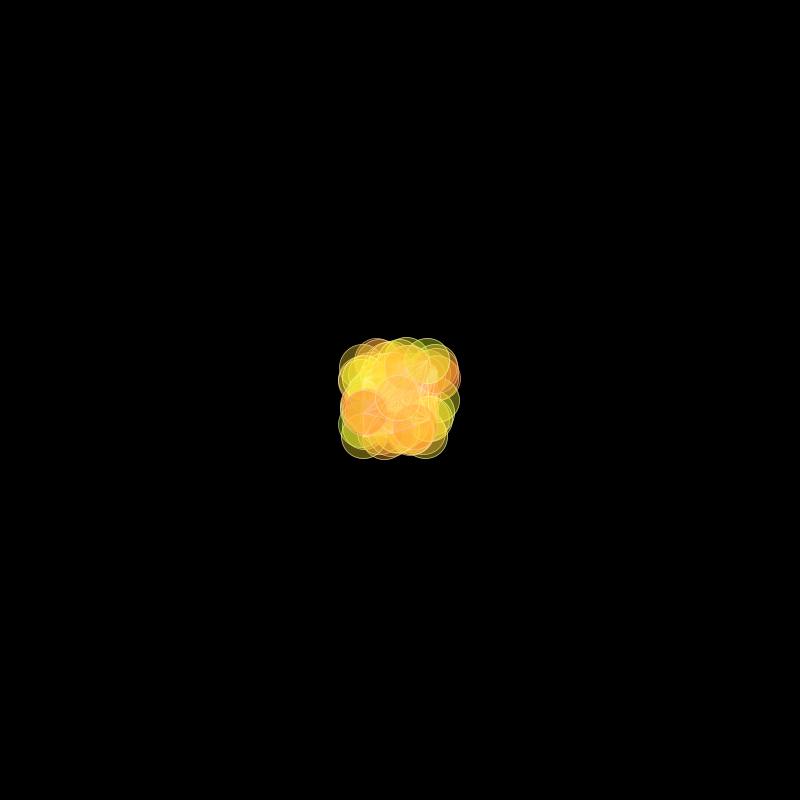
Frame 1 (no input)
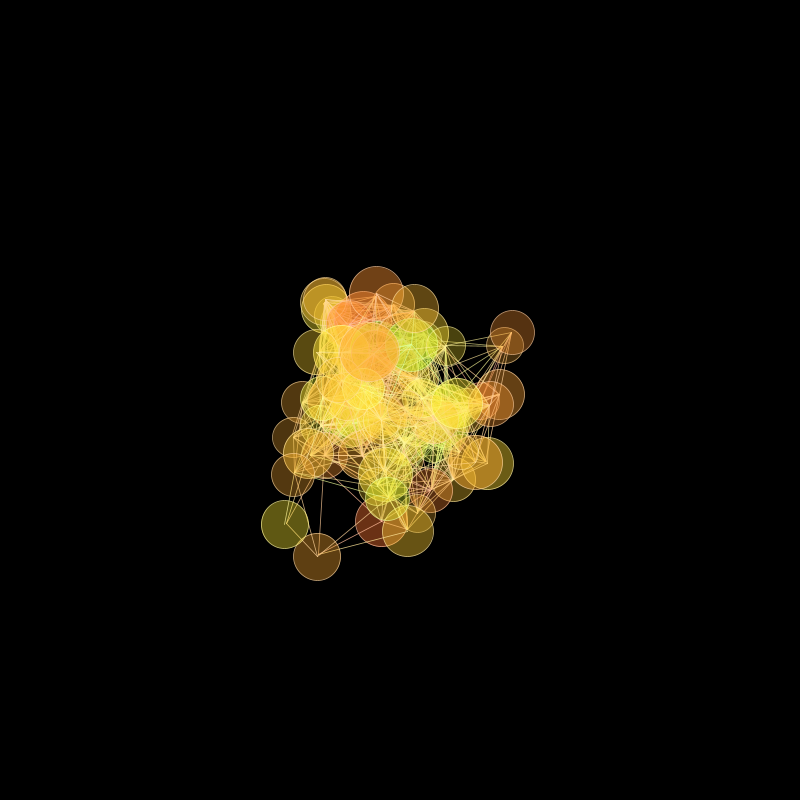
Frame 60 (the mouse pressed at the canvas centre just before this capture)
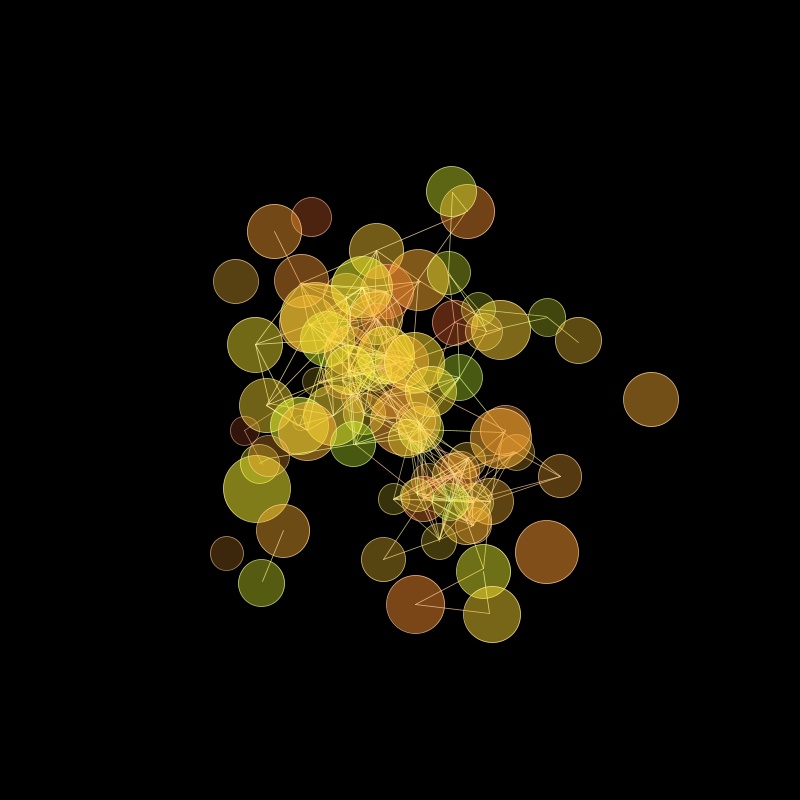
Frame 120 (the mouse held since frame 60 and released just before this capture)

The Processing sketch that drew these frames (run headless with seeded random() and noise(); from frame 60 on, the mouse is pressed at the canvas centre):

// Processing sketch: MotionAcceleration_3D_PerlinNoise
// ── MotionAcceleration_3D_PerlinNoise.pde
Mover[] movers = new Mover[80];
int border = 40; // the border from window
int colorRange = 100; // 0-360

void setup() {
  size(800, 800);
  frameRate(30);
  for (int i = 0; i < movers.length; i++) {
    movers[i] = new Mover();
  }
}

void draw() {
  background(0);
  for (int i = 0; i < movers.length; i++) {
    movers[i].update();
    movers[i].checkEdges();
    movers[i].display();

    // draw a line if two circles come close
    for (int j = i+1; j < movers.length; j++) {
      // the distance of 2 vectors
      float distance = PVector.dist(movers[i].location, movers[j].location);  // static
      //      float distance = movers[i].location.dist(movers[j].location);   // non-static
      if (distance<100) {
        line( movers[i].location.x, movers[i].location.y, movers[j].location.x, movers[j].location.y);
      }
    }
  }
}

class Mover {
  PVector location;
  PVector velocity;
  PVector acceleration;
  float maxspeed;

  // for perlin noise
  float increment = 0.01;
  float xoff = random(0, 1000);
  float coff = random(0, 200);

  Mover() {
    // Start in the center
    location = new PVector(random(width/2-border, width/2+border), random(height/2-border, height/2+border), 0);
    velocity = new PVector(0, 0, 0);
    maxspeed = 3;
  }

  void update() {
    //    acceleration = new PVector(random(-1, 1), random(-1, 1), random(-1, 1));
    acceleration = PVector.random3D(); // Returns a new 3D unit vector
    //    acceleration.normalize();
    acceleration.mult(noise(xoff)*2);
    xoff += increment; 

    velocity.add(acceleration);
    velocity.limit(maxspeed);
    location.add(velocity);
  }

  void display() {
    // map the z location to radius
    float radius = map(location.z, -300, 300, 10, 80);
    colorMode(HSB, 360, 100, 100, 100);
    // z location -- alpha
    stroke(noise(coff)*colorRange, 40, 100, constrain(radius+30, 0, 80));
    strokeWeight(0.8);
    fill(noise(coff)*colorRange, 80, 100, constrain(radius-10, 0, 50));
    ellipse(location.x, location.y, radius, radius);
    coff += increment;
  }

  void checkEdges() {
    // bounce back
    if (location.x > width-border) {
      location.x = width-border;
    } 
    else if (location.x < border) {
      location.x = border;
    }

    if (location.y > height-border) {
      location.y = height-border;
    } 
    else if (location.y < border) {
      location.y = border;
    }

    if (location.z > 300) {
      location.z = 300;
    } 
    else if (location.z < -300) {
      location.z = -300;
    }
  }
}
